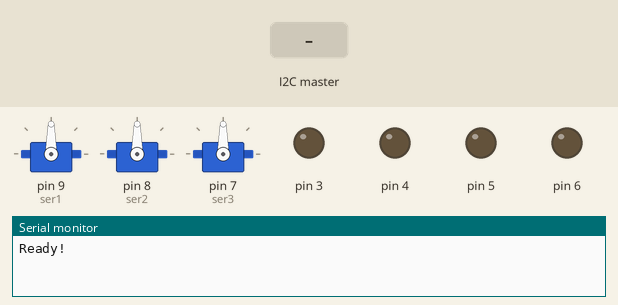
Recording of a sketch running on a simulated Arduino Uno, built with avr-gcc and run on an emulated ATmega328P. On the bench: 3 × servo, output pins drawn as LEDs (lit = HIGH), the last lines printed to the serial monitor. Inputs (shaded band) come from the test bench.

Above: at 12.3 s.
12.4 s: the I2C master sends the byte 1
At 14.0 s:
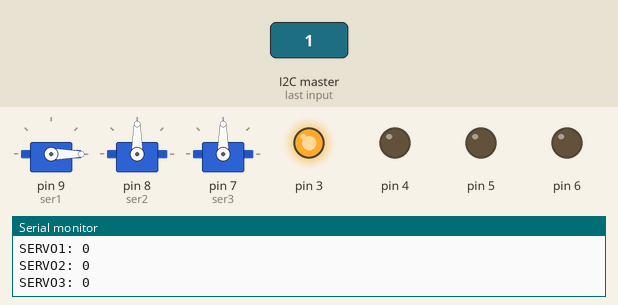
At 15.3 s:
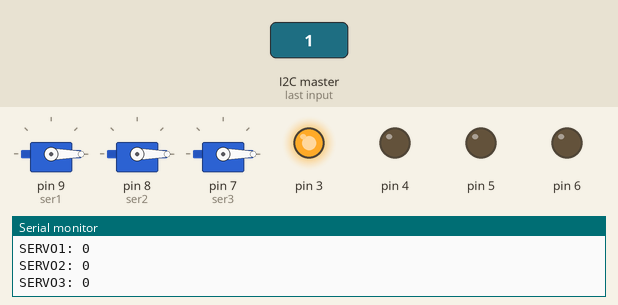
15.4 s: the I2C master sends the byte 0
At 17.5 s:
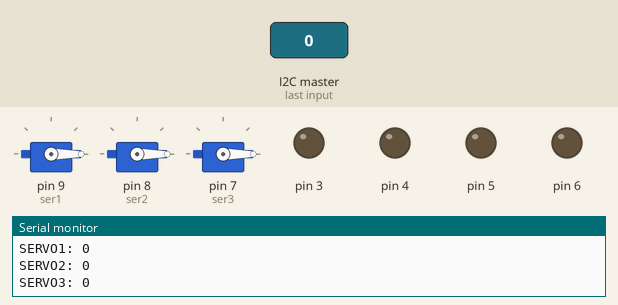
Timing chart, 0 to 19.0 s (numbered marks = the images above; inputs shaded):
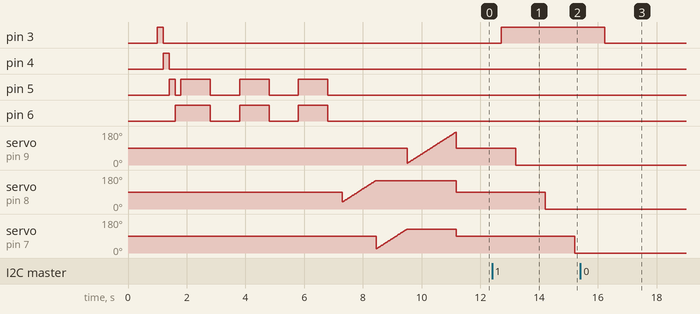

Measured:
- after the input at 12.4 s, pin 3: LOW → HIGH after 0.30 s; servo on pin 9 (ser1): 90° → 0° after 0.80 s; servo on pin 8 (ser2): 90° → 0° after 1.8 s; servo on pin 7 (ser3): 90° → 0° after 2.8 s
- after the input at 15.4 s, pin 3: HIGH → LOW after 0.83 s

The sketch:

i2c_test.ino
```cpp
#include <Wire.h>
#include <Servo.h>

#define SLAVE_ADDRESS 0x04
int led1 = 0;
int led2 = 0;
int led3 = 0;
int led4 = 0;
int blink3 = 0;
int blink4 = 0;
int servo1 = 0;
int servo2 = 0;
int servo3 = 0;
int results = 0;
int dataReceived = 0;
int v[9];
int led3State = LOW;
int led4State = LOW;
long previousMillis = 0;
long interval = 1000;
Servo ser1;  // servo control object
Servo ser2;
Servo ser3;

void setup() {
    pinMode(3, OUTPUT);
    pinMode(4, OUTPUT);
    pinMode(5, OUTPUT);
    pinMode(6, OUTPUT);
    ser1.attach(9);
    ser2.attach(8);
    ser3.attach(7);
    Serial.begin(9600);         // start serial for output
    // initialize i2c as slave
    Wire.begin(SLAVE_ADDRESS);

    // define callbacks for i2c communication
    Wire.onReceive(receiveData);
    Wire.onRequest(sendData);

    post();

    Serial.println("Ready!");
}

void loop() {
  if (dataReceived == 1) {
    loadVars();
    setLeds();
    setServos();
  }
    blinkLed();
    delay(500);
}

// callback for received data
void receiveData(int byteCount){

  Serial.print("Received bytes: ");
  Serial.println(byteCount);
  dataReceived = 1;

  int x = 0;
  while(Wire.available() > 0) {
      v[x] = Wire.read();
      Serial.println(v[x]);
      x++;
  }
}

void loadVars() {
  dataReceived = 0;
  led1 = v[0];
  led2 = v[1];
  led3 = v[2];
  led4 = v[3];
  blink3 = v[4];
  blink4 = v[5];
  servo1 = v[6];
  servo2 = v[7];
  servo3 = v[8];
  Serial.print("LED1: ");
  Serial.println(led1);
  Serial.print("LED2: ");
  Serial.println(led2);
  Serial.print("LED3: ");
  Serial.println(led3);
  Serial.print("LED4: ");
  Serial.println(led4);
  Serial.print("BLINK3: ");
  Serial.println(blink3);
  Serial.print("BLINK4: ");
  Serial.println(blink4);
  Serial.print("SERVO1: ");
  Serial.println(servo1);
  Serial.print("SERVO2: ");
  Serial.println(servo2);
  Serial.print("SERVO3: ");
  Serial.println(servo3);
}

void setLeds() {
        if (led1 == 1){
          digitalWrite(3, HIGH); // set the LED on
        }
          else{
            digitalWrite(3, LOW); // set the LED off
          }

        if (led2 == 1){
            digitalWrite(4, HIGH); // set the LED on
          }
          else{
            digitalWrite(4, LOW); // set the LED off
          }

        if (led3 == 1){
            digitalWrite(5, HIGH); // set the LED on
          }
          else{
            digitalWrite(5, LOW); // set the LED off
          }

        if (led4 == 1){
            digitalWrite(6, HIGH); // set the LED on
          }
          else{
            digitalWrite(6, LOW); // set the LED off
          }
}

void setServos() {
  if (ser1.read() != servo1) {
    ser1.attach(9);
    delay(500);
    ser1.write(servo1);
    delay(500);
    ser1.detach();
  }
  if (ser2.read() != servo2) {
    ser2.attach(8);
    delay(500);
    ser2.write(servo2);
    delay(500);
    ser2.detach();
  }
  if (ser3.read() != servo3) {
    ser3.attach(7);
    delay(500);
    ser3.write(servo3);
    delay(500);
    ser3.detach();
  }
}

void blinkLed() {
  unsigned long currentMillis = millis();

  if(currentMillis - previousMillis > interval) {
    previousMillis = currentMillis;

  if(led3 == 1 && blink3 == 1) {
    // if the LED is off turn it on and vice-versa:
    if (led3State == LOW)
      led3State = HIGH;
    else
      led3State = LOW;

    // set the LED with the ledState of the variable:
    digitalWrite(5, led3State);
   }
  if(led4 == 1 && blink4 == 1) {
    // if the LED is off turn it on and vice-versa:
    if (led4State == LOW)
      led4State = HIGH;
    else
      led4State = LOW;

    // set the LED with the ledState of the variable:
    digitalWrite(6, led4State);
   }
  }
}

// callback for sending data
void sendData(){
    Wire.write(results);
}

void post() {
    ser1.attach(9);
    ser2.attach(8);
    ser3.attach(7);
    delay(500);
    ser1.write(90);
    ser2.write(90);
    ser3.write(90);
    delay(500);
    ser3.detach();
    ser2.detach();
    ser1.detach();

    digitalWrite(3, HIGH);
    delay(200);
    digitalWrite(3, LOW);
    digitalWrite(4, HIGH);
    delay(200);
    digitalWrite(4, LOW);
    digitalWrite(5, HIGH);
    delay(200);
    digitalWrite(5, LOW);
    digitalWrite(6, HIGH);
    delay(200);
    digitalWrite(6, LOW);

    led3 = 1;
    led4 = 1;
    blink3 = 1;
    blink4 = 1;
    int starttime = millis();
    int endtime = starttime;
    while ((endtime - starttime) <= 5000) {
      blinkLed();
      endtime = millis();
    }
    digitalWrite(5, LOW);
    digitalWrite(6, LOW);

    ser1.attach(9);
    ser2.attach(8);
    ser3.attach(7);
    delay(500);
    int position = 0;

    for(position = 38; position < 151; position += 2)
  {
    ser2.write(position);  // Move to next position
    delay(20);               // Short pause to allow it to move
  }

    for(position = 22; position < 127; position += 2)
  {
    ser3.write(position);  // Move to next position
    delay(20);               // Short pause to allow it to move
  }

    for(position = 10; position < 176; position += 2)
  {
    ser1.write(position);  // Move to next position
    delay(20);               // Short pause to allow it to move
  }
    ser1.write(90);
    ser2.write(90);
    ser3.write(90);
    led3 = 0;
    led4 = 0;
    blink3 = 0;
    blink4 = 0;
}
```
